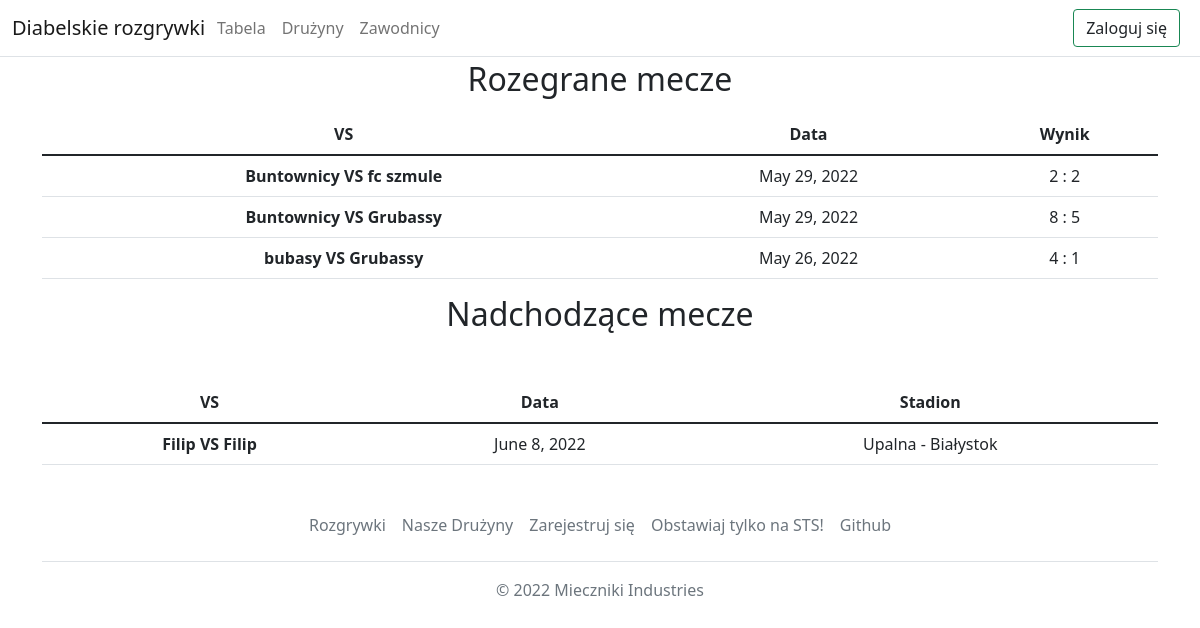
Before: /match/ with the older database file.
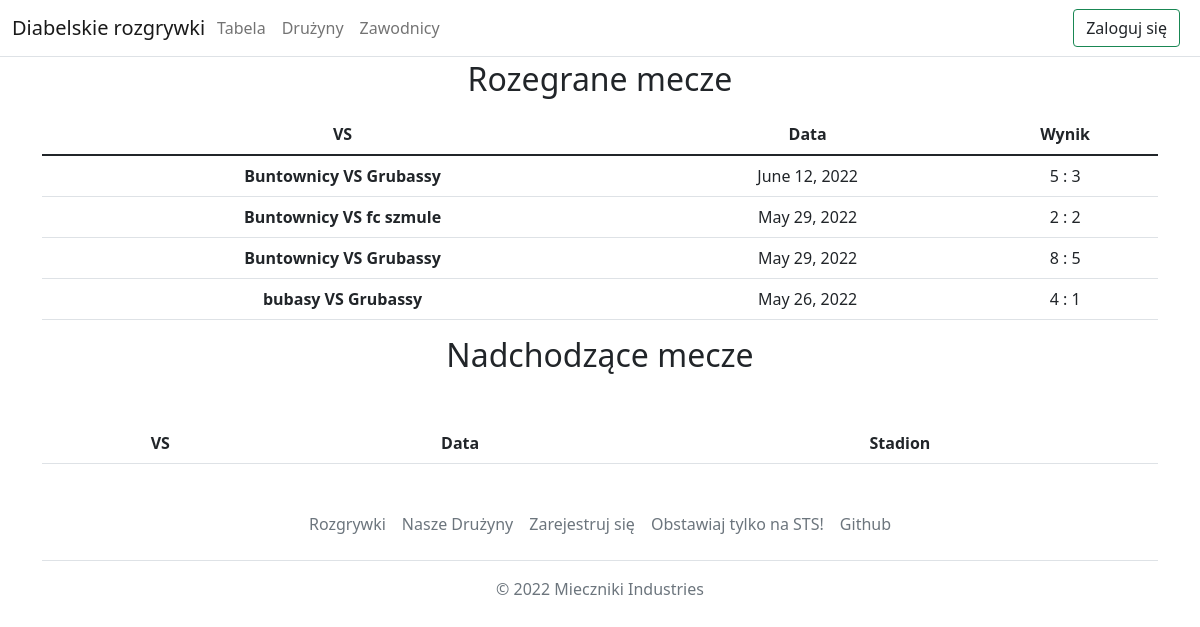
After: the same page with the newer database file.
### Football/models.py (models this page shows, shortened)
class Match(models.Model):
    team1 = models.ForeignKey(Team,related_name='teamone',on_delete=models.CASCADE)
    team2 = models.ForeignKey(Team,related_name='teamtwo',on_delete=models.CASCADE)
    stadium = models.ForeignKey(Stadium,null=True,on_delete=models.SET_NULL)
    date = models.DateField(null=False)
    status = models.BooleanField(default=False, null=False)
    class Meta:
        verbose_name_plural = 'Matches'
    def get_score(self):
        goals1 = Goal.objects.filter(match=self,team=self.team1)
        goals2 = Goal.objects.filter(match=self,team=self.team2)
        return f'{len(goals1)} : {len(goals2)}'

class Team(models.Model):
    name = models.CharField(max_length=30)
    slug = models.SlugField(max_length=30,unique=True)
    image = models.ImageField(upload_to='images/teams')
    def __str__(self):
        return self.name

class Stadium(models.Model):
    name = models.CharField(max_length=30)
    place = models.CharField(max_length=30)
    def __str__(self):
        return f'{self.name} - {self.place}'

### Football/views.py (the view)
# urls.py: path('match/',views.all_matches,name='all_matches'),
def all_matches(request):
    finished_matches = sorted(Match.objects.filter(status=True),key=lambda x:x.date,reverse=True)
    upcoming_matches = sorted(Match.objects.filter(status=False),key=lambda x:x.date)
    return render(request,'match/all_matches.html',{
        'finished':finished_matches,
        'upcoming':upcoming_matches
    })

### Football/ext_methods.py (called while the page is built)
def get_teams(request):
    return {'teams' : Team.objects.all()}

### templates/match/all_matches.html (shortened to what this page needs)
{% extends 'base.html' %}
{% block content %}
    <div class="container">
        <div class="row overflow-hidden">
            <div>
                <h2 class="text-center">Rozegrane mecze</h2>
                <table class="table table-hover text-center mt-3">
                    <thead>
                        <tr>
                            <th scope="col">VS</th>
                            <th scope="col">Data</th>
                            <th scope="col">Wynik</th>
                        </tr>
                    </thead>
                    <tbody>
                        {% for match in finished %}
                            <tr>
                                <td><a class="text-decoration-none fw-bold text-dark" href="{% url 'football:match_detail' match.id %}">{{ match.team1 }} VS {{ match.team2 }}</a></td>
                                <td>{{ match.date }}</td>
                                <td>{{ match.get_score }}</td>
                            </tr>
                        {% endfor %}
                    </tbody>
                </table>
            </div>
            <div>
                <h2 class="text-center">Nadchodzące mecze</h2>
                <table class="table table-hover text-center mt-5">
                    <thead>
                        <tr>
                            <th scope="col">VS</th>
                            <th scope="col">Data</th>
                            <th scope="col">Stadion</th>
                        </tr>
                    </thead>
                    <tbody>
                        {% for match in upcoming %}
                            <tr>
                                <td><a class="text-decoration-none fw-bold text-dark" href="{% url 'football:match_detail' match.id %}">{{ match.team1 }} VS {{ match.team2 }}</a></td>
                                <td>{{ match.date }}</td>
                                <td>{{ match.stadium }}</td>
                            </tr>
                        {% endfor %}
                    </tbody>
                </table>
            </div>
        </div>
    </div>
{% endblock %}

Changed rows visible on the page:
removed Match: team1 "Filip", team2 "Filip", date "June 8, 2022", stadium "Upalna - Białystok", shown under "Nadchodzące mecze"
added Match: team1 "Buntownicy", team2 "Grubassy", date "June 12, 2022", get_score "5 : 3", shown under "Rozegrane mecze"
